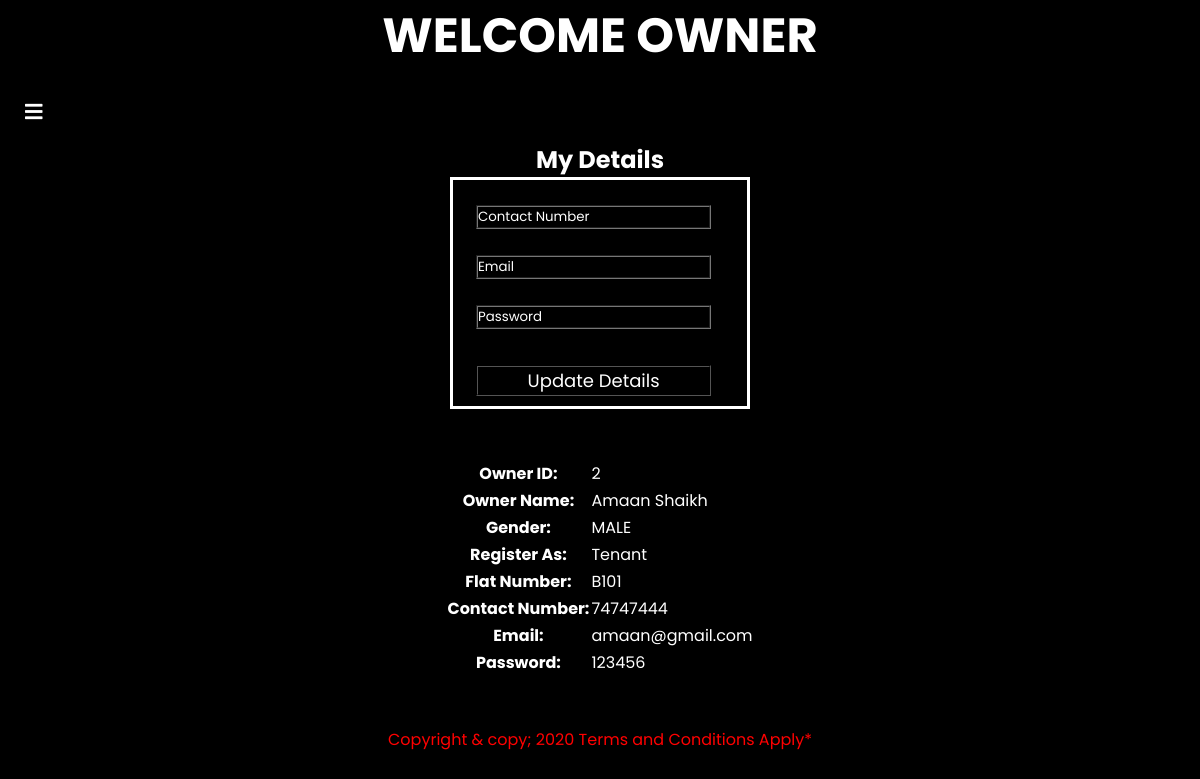
The app's page /cust_update_detail.php (signed in) with its own data.
### tables this page shows
CREATE TABLE `owner_details` (
  `Owner_ID` int(11) NOT NULL,
  `Owner_Name` varchar(50) NOT NULL,
  `Gender` varchar(8) NOT NULL,
  `Register_As` varchar(25) NOT NULL,
  `Flat_No` varchar(10) NOT NULL,
  `Contact` int(11) NOT NULL,
  `Email` varchar(50) NOT NULL,
  `Password` varchar(30) NOT NULL
);

### cust_update_detail.php (the view, shortened to what this page needs)
<!DOCTYPE html>
<html lang="en">
<?php
include("owner_header.php");
include("connect.php");
$Oid=$_SESSION['Oid'];
?>
	  <section  class="tm-section-pad-top tm-parallax-2">
     <div class="container tm-container-contact">
        <div class="row" style="justify-content: space-evenly">
            <div class="col-12"
            style="display: flex; justify-content: center; flex-direction: column; align-items: center;">
                <h2 class="mb-4 tm-section-title"><font color="white"><br><br><b>My Details</b></font></h2>
            <div class="col-sm-12 col-md-6 d-flex align-items-center tm-contact-item" style="justify-content: space-evenly">
			<form action="" method="Post">
			<br>
					    <input name="Contact" type="text" placeholder="Contact Number" class="tm-input-admin" required /><br><br>
						<input name="Email" type="email" placeholder="Email" class="tm-input-admin" required /><br><br>
						<input name="Password" type="Password" placeholder="Password" class="tm-input-admin" required /><br><br>
               <button type="submit" class="btn tm-btn-submit" name="btnupdate">Update Details</button>
              </form>
			  </div>
        </div>
      </div>
	  <?php
					$qur=mysqli_query($con,"select * from owner_details where Owner_ID='$Oid'");
					if(mysqli_num_rows($qur)>0)
					{
						echo "<br><br><center><font color='white'><table class='table table-bordered' border ='0px' style='background-color:rgba(0,0,0,0.5)'>
								</font>";
						while($q=mysqli_fetch_array($qur))
						{
							echo "<tr>";
							echo "<th>Owner ID:</th>";
							echo "<td>$q[0]</td>";
							echo "</tr>";
							echo "<tr>";
							echo "<th>Owner Name:</th>";
							echo "<td>$q[1]</td>";
							echo "</tr>";
							echo "<tr>";
							echo "<th>Gender:</th>";
							echo "<td>$q[2]</td>";
							echo "</tr>";
							echo "<tr>";
							echo "<th>Register As:</th>";
							echo "<td>$q[3]</td>";
							echo "</tr>";
							echo "<tr>";
							echo "<th>Flat Number:</th>";
							echo "<td>$q[4]</td>";
							echo "</tr>";
							echo "<tr>";
							echo "<th>Contact Number:</th>";
							echo "<td>$q[5]</td>";
							echo "</tr>";
							echo "<tr>";
							echo "<th>Email:</th>";
							echo "<td>$q[6]</td>";
							echo "</tr>";
							echo "<tr>";
							echo "<th>Password:</th>";
							echo "<td>$q[7]</td>";
							echo "</tr>";
						}
						echo "</table></center>";
					}else{
						echo "<h2>No Record Found</h2>";
					}
				?>
       <center><br><br><footer class="text-center small tm-footer">
          <p class="mb-0"><font color="red">
            <font color='red'>Copyright & copy; 2020 Terms and Conditions Apply*  </font></p>
        </footer></center>
    </section>
  </body>
</html>

### style.css (style rules this page uses)
* { margin: 0; padding: 0; box-sizing: border-box; font-family: "Poppins", sans-serif; }
body { min-height: 100vh; background: url(black.jpg)no-repeat; background-size: cover; background-position: center; flex-direction: row-reverse; }

### cust_update_detail.php (style rules this page uses)
::placeholder { color: white; }
input { border-style: groove; outline:none; background:none; color:white; font:size:18px; width:80%; float:left; margin:0 10px; margin-left: 23px; font-color:white; }
button { border-style: groove; width:80%; background:none; border-style: groove; color:white; font-size: 18px; cursor: pointer; margin: 10px 0; margin-left: 23px; }

### records on screen
owner_details: Owner_ID "2", Owner_Name "Amaan Shaikh", Gender "MALE", Register_As "Tenant", Flat_No "B101", Contact "74747444", Email "amaan@gmail.com", Password "123456"
